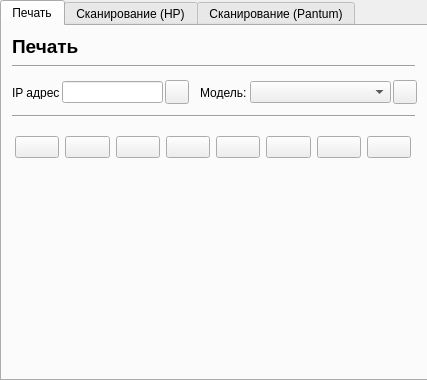
<?xml version="1.0" encoding="UTF-8"?>
<ui version="4.0">
 <class>Window</class>
 <widget class="QMainWindow" name="Window">
  <property name="geometry">
   <rect>
    <x>0</x>
    <y>0</y>
    <width>427</width>
    <height>380</height>
   </rect>
  </property>
  <property name="windowTitle">
   <string>Multi Tools EMIAS</string>
  </property>
  <property name="toolTip">
   <string/>
  </property>
  <widget class="QWidget" name="centralwidget">
   <widget class="QTabWidget" name="Main">
    <property name="geometry">
     <rect>
      <x>0</x>
      <y>0</y>
      <width>431</width>
      <height>381</height>
     </rect>
    </property>
    <property name="cursor">
     <cursorShape>ArrowCursor</cursorShape>
    </property>
    <property name="styleSheet">
     <string notr="true"/>
    </property>
    <property name="tabPosition">
     <enum>QTabWidget::North</enum>
    </property>
    <property name="currentIndex">
     <number>0</number>
    </property>
    <property name="elideMode">
     <enum>Qt::ElideNone</enum>
    </property>
    <widget class="QWidget" name="tab">
     <attribute name="title">
      <string>Печать</string>
     </attribute>
     <widget class="QComboBox" name="combo_model">
      <property name="geometry">
       <rect>
        <x>248</x>
        <y>55</y>
        <width>141</width>
        <height>22</height>
       </rect>
      </property>
      <property name="minimumSize">
       <size>
        <width>141</width>
        <height>0</height>
       </size>
      </property>
      <property name="cursor">
       <cursorShape>PointingHandCursor</cursorShape>
      </property>
      <item>
       <property name="text">
        <string/>
       </property>
      </item>
      <item>
       <property name="text">
        <string>HP LaserJet M501</string>
       </property>
      </item>
      <item>
       <property name="text">
        <string>HP LaserJet M426</string>
       </property>
      </item>
      <item>
       <property name="text">
        <string>HP LaserJet M401</string>
       </property>
      </item>
      <item>
       <property name="text">
        <string>HP LaserJet M425</string>
       </property>
      </item>
     </widget>
     <widget class="QLineEdit" name="lineEdit_ip">
      <property name="geometry">
       <rect>
        <x>60</x>
        <y>55</y>
        <width>101</width>
        <height>22</height>
       </rect>
      </property>
      <property name="text">
       <string/>
      </property>
     </widget>
     <widget class="QLabel" name="lbl_ip">
      <property name="geometry">
       <rect>
        <x>10</x>
        <y>60</y>
        <width>47</width>
        <height>13</height>
       </rect>
      </property>
      <property name="text">
       <string>IP адрес:</string>
      </property>
     </widget>
     <widget class="QLabel" name="lbl_model">
      <property name="geometry">
       <rect>
        <x>198</x>
        <y>60</y>
        <width>47</width>
        <height>13</height>
       </rect>
      </property>
      <property name="text">
       <string>Модель:</string>
      </property>
     </widget>
     <widget class="QPushButton" name="btn_copy">
      <property name="geometry">
       <rect>
        <x>391</x>
        <y>54</y>
        <width>24</width>
        <height>24</height>
       </rect>
      </property>
      <property name="cursor">
       <cursorShape>PointingHandCursor</cursorShape>
      </property>
      <property name="toolTip">
       <string>Копировать в буфер</string>
      </property>
      <property name="text">
       <string/>
      </property>
      <property name="icon">
       <iconset>
        <normaloff>../Dev/multi_tools_emais/icons/copy_icon.png</normaloff>../Dev/multi_tools_emais/icons/copy_icon.png</iconset>
      </property>
     </widget>
     <widget class="Line" name="line_print_2">
      <property name="geometry">
       <rect>
        <x>10</x>
        <y>80</y>
        <width>403</width>
        <height>21</height>
       </rect>
      </property>
      <property name="orientation">
       <enum>Qt::Horizontal</enum>
      </property>
     </widget>
     <widget class="QPushButton" name="btn_clear_ip">
      <property name="geometry">
       <rect>
        <x>163</x>
        <y>54</y>
        <width>24</width>
        <height>24</height>
       </rect>
      </property>
      <property name="cursor">
       <cursorShape>PointingHandCursor</cursorShape>
      </property>
      <property name="toolTip">
       <string>Очистить поле</string>
      </property>
      <property name="text">
       <string/>
      </property>
      <property name="icon">
       <iconset>
        <normaloff>../Dev/multi_tools_emais/icons/delete_icon.png</normaloff>../Dev/multi_tools_emais/icons/delete_icon.png</iconset>
      </property>
     </widget>
     <widget class="QLabel" name="lbl_print">
      <property name="geometry">
       <rect>
        <x>10</x>
        <y>0</y>
        <width>151</width>
        <height>41</height>
       </rect>
      </property>
      <property name="font">
       <font>
        <pointsize>14</pointsize>
       </font>
      </property>
      <property name="text">
       <string>&lt;html&gt;&lt;head/&gt;&lt;body&gt;&lt;p&gt;&lt;span style=&quot; font-weight:600;&quot;&gt;Печать&lt;/span&gt;&lt;/p&gt;&lt;/body&gt;&lt;/html&gt;</string>
      </property>
     </widget>
     <widget class="Line" name="line_print_1">
      <property name="geometry">
       <rect>
        <x>10</x>
        <y>30</y>
        <width>403</width>
        <height>21</height>
       </rect>
      </property>
      <property name="orientation">
       <enum>Qt::Horizontal</enum>
      </property>
     </widget>
     <widget class="QWidget" name="layoutWidget">
      <property name="geometry">
       <rect>
        <x>10</x>
        <y>100</y>
        <width>402</width>
        <height>42</height>
       </rect>
      </property>
      <layout class="QHBoxLayout" name="horizontalLayout_print">
       <property name="leftMargin">
        <number>3</number>
       </property>
       <property name="rightMargin">
        <number>3</number>
       </property>
       <item>
        <widget class="QPushButton" name="btn_clear_spooler">
         <property name="cursor">
          <cursorShape>PointingHandCursor</cursorShape>
         </property>
         <property name="toolTip">
          <string>Очистить очередь печати</string>
         </property>
         <property name="text">
          <string/>
         </property>
         <property name="icon">
          <iconset>
           <normaloff>../Dev/multi_tools_emais/icons/clear_icon.png</normaloff>../Dev/multi_tools_emais/icons/clear_icon.png</iconset>
         </property>
         <property name="iconSize">
          <size>
           <width>32</width>
           <height>32</height>
          </size>
         </property>
        </widget>
       </item>
       <item>
        <widget class="QPushButton" name="btn_test_page">
         <property name="cursor">
          <cursorShape>PointingHandCursor</cursorShape>
         </property>
         <property name="toolTip">
          <string>Тестовая страница</string>
         </property>
         <property name="text">
          <string/>
         </property>
         <property name="icon">
          <iconset>
           <normaloff>../Dev/multi_tools_emais/icons/test_page_icon.png</normaloff>../Dev/multi_tools_emais/icons/test_page_icon.png</iconset>
         </property>
         <property name="iconSize">
          <size>
           <width>32</width>
           <height>32</height>
          </size>
         </property>
        </widget>
       </item>
       <item>
        <widget class="QPushButton" name="btn_del_printer">
         <property name="cursor">
          <cursorShape>PointingHandCursor</cursorShape>
         </property>
         <property name="toolTip">
          <string>Удалить принтер</string>
         </property>
         <property name="accessibleName">
          <string/>
         </property>
         <property name="accessibleDescription">
          <string/>
         </property>
         <property name="text">
          <string/>
         </property>
         <property name="icon">
          <iconset>
           <normaloff>../Dev/multi_tools_emais/icons/delete_printer_icon.png</normaloff>../Dev/multi_tools_emais/icons/delete_printer_icon.png</iconset>
         </property>
         <property name="iconSize">
          <size>
           <width>32</width>
           <height>32</height>
          </size>
         </property>
        </widget>
       </item>
       <item>
        <widget class="QPushButton" name="btn_reboot">
         <property name="cursor">
          <cursorShape>PointingHandCursor</cursorShape>
         </property>
         <property name="toolTip">
          <string>Перезагрузка принтера</string>
         </property>
         <property name="accessibleName">
          <string/>
         </property>
         <property name="accessibleDescription">
          <string/>
         </property>
         <property name="text">
          <string/>
         </property>
         <property name="icon">
          <iconset>
           <normaloff>../Dev/multi_tools_emais/icons/reboot_icon.png</normaloff>../Dev/multi_tools_emais/icons/reboot_icon.png</iconset>
         </property>
         <property name="iconSize">
          <size>
           <width>32</width>
           <height>32</height>
          </size>
         </property>
        </widget>
       </item>
       <item>
        <widget class="QPushButton" name="btn_cups">
         <property name="cursor">
          <cursorShape>PointingHandCursor</cursorShape>
         </property>
         <property name="toolTip">
          <string>Перезагрузить службы CUPS</string>
         </property>
         <property name="accessibleName">
          <string/>
         </property>
         <property name="accessibleDescription">
          <string/>
         </property>
         <property name="text">
          <string/>
         </property>
         <property name="icon">
          <iconset>
           <normaloff>../Dev/multi_tools_emais/icons/cups_icon.png</normaloff>../Dev/multi_tools_emais/icons/cups_icon.png</iconset>
         </property>
         <property name="iconSize">
          <size>
           <width>32</width>
           <height>32</height>
          </size>
         </property>
        </widget>
       </item>
       <item>
        <widget class="QPushButton" name="btn_default">
         <property name="cursor">
          <cursorShape>PointingHandCursor</cursorShape>
         </property>
         <property name="toolTip">
          <string>Сделать принтер по умолчнию</string>
         </property>
         <property name="accessibleName">
          <string/>
         </property>
         <property name="accessibleDescription">
          <string/>
         </property>
         <property name="text">
          <string/>
         </property>
         <property name="icon">
          <iconset>
           <normaloff>../Dev/multi_tools_emais/icons/default_icon.png</normaloff>../Dev/multi_tools_emais/icons/default_icon.png</iconset>
         </property>
         <property name="iconSize">
          <size>
           <width>32</width>
           <height>32</height>
          </size>
         </property>
        </widget>
       </item>
       <item>
        <widget class="QPushButton" name="btn_rename">
         <property name="cursor">
          <cursorShape>PointingHandCursor</cursorShape>
         </property>
         <property name="toolTip">
          <string>Периеименовать hostname АРМ</string>
         </property>
         <property name="accessibleName">
          <string/>
         </property>
         <property name="accessibleDescription">
          <string/>
         </property>
         <property name="text">
          <string/>
         </property>
         <property name="icon">
          <iconset>
           <normaloff>../Dev/multi_tools_emais/icons/rename_icon.png</normaloff>../Dev/multi_tools_emais/icons/rename_icon.png</iconset>
         </property>
         <property name="iconSize">
          <size>
           <width>32</width>
           <height>32</height>
          </size>
         </property>
        </widget>
       </item>
       <item>
        <widget class="QPushButton" name="btn_password">
         <property name="cursor">
          <cursorShape>PointingHandCursor</cursorShape>
         </property>
         <property name="toolTip">
          <string>Пароль (o123456O)</string>
         </property>
         <property name="accessibleName">
          <string/>
         </property>
         <property name="accessibleDescription">
          <string/>
         </property>
         <property name="text">
          <string/>
         </property>
         <property name="icon">
          <iconset>
           <normaloff>../Dev/multi_tools_emais/icons/password_icon.png</normaloff>../Dev/multi_tools_emais/icons/password_icon.png</iconset>
         </property>
         <property name="iconSize">
          <size>
           <width>32</width>
           <height>32</height>
          </size>
         </property>
        </widget>
       </item>
      </layout>
     </widget>
    </widget>
    <widget class="QWidget" name="tab_2">
     <attribute name="title">
      <string>Сканирование (HP)</string>
     </attribute>
     <widget class="QTextEdit" name="textEdit_temp">
      <property name="geometry">
       <rect>
        <x>10</x>
        <y>190</y>
        <width>403</width>
        <height>121</height>
       </rect>
      </property>
     </widget>
     <widget class="QLabel" name="label_scan_hp">
      <property name="geometry">
       <rect>
        <x>10</x>
        <y>0</y>
        <width>151</width>
        <height>41</height>
       </rect>
      </property>
      <property name="font">
       <font>
        <pointsize>14</pointsize>
       </font>
      </property>
      <property name="text">
       <string>&lt;html&gt;&lt;head/&gt;&lt;body&gt;&lt;p&gt;&lt;span style=&quot; font-weight:600;&quot;&gt;Сканирование&lt;/span&gt;&lt;/p&gt;&lt;/body&gt;&lt;/html&gt;</string>
      </property>
     </widget>
     <widget class="Line" name="line_scan_hp">
      <property name="geometry">
       <rect>
        <x>10</x>
        <y>30</y>
        <width>403</width>
        <height>21</height>
       </rect>
      </property>
      <property name="orientation">
       <enum>Qt::Horizontal</enum>
      </property>
     </widget>
     <widget class="QPushButton" name="btn_copy_hostname">
      <property name="geometry">
       <rect>
        <x>297</x>
        <y>110</y>
        <width>24</width>
        <height>24</height>
       </rect>
      </property>
      <property name="cursor">
       <cursorShape>PointingHandCursor</cursorShape>
      </property>
      <property name="toolTip">
       <string>Копировать в буфер</string>
      </property>
      <property name="text">
       <string/>
      </property>
      <property name="icon">
       <iconset>
        <normaloff>../Dev/multi_tools_emais/icons/copy_icon.png</normaloff>../Dev/multi_tools_emais/icons/copy_icon.png</iconset>
      </property>
     </widget>
     <widget class="QPushButton" name="btn_copy_ip">
      <property name="geometry">
       <rect>
        <x>297</x>
        <y>150</y>
        <width>24</width>
        <height>24</height>
       </rect>
      </property>
      <property name="cursor">
       <cursorShape>PointingHandCursor</cursorShape>
      </property>
      <property name="toolTip">
       <string>Копировать в буфер</string>
      </property>
      <property name="text">
       <string/>
      </property>
      <property name="icon">
       <iconset>
        <normaloff>../Dev/multi_tools_emais/icons/copy_icon.png</normaloff>../Dev/multi_tools_emais/icons/copy_icon.png</iconset>
      </property>
     </widget>
     <widget class="QPushButton" name="btn_clear_all">
      <property name="geometry">
       <rect>
        <x>268</x>
        <y>67</y>
        <width>24</width>
        <height>24</height>
       </rect>
      </property>
      <property name="cursor">
       <cursorShape>PointingHandCursor</cursorShape>
      </property>
      <property name="toolTip">
       <string>Очистить поле</string>
      </property>
      <property name="text">
       <string/>
      </property>
      <property name="icon">
       <iconset>
        <normaloff>../Dev/multi_tools_emais/icons/delete_icon.png</normaloff>../Dev/multi_tools_emais/icons/delete_icon.png</iconset>
      </property>
     </widget>
     <widget class="QPushButton" name="btn_clear_hostname">
      <property name="geometry">
       <rect>
        <x>268</x>
        <y>110</y>
        <width>24</width>
        <height>24</height>
       </rect>
      </property>
      <property name="cursor">
       <cursorShape>PointingHandCursor</cursorShape>
      </property>
      <property name="toolTip">
       <string>Очистить поле</string>
      </property>
      <property name="text">
       <string/>
      </property>
      <property name="icon">
       <iconset>
        <normaloff>../Dev/multi_tools_emais/icons/delete_icon.png</normaloff>../Dev/multi_tools_emais/icons/delete_icon.png</iconset>
      </property>
     </widget>
     <widget class="QPushButton" name="btn_clear_ip_scan_hp">
      <property name="geometry">
       <rect>
        <x>268</x>
        <y>150</y>
        <width>24</width>
        <height>24</height>
       </rect>
      </property>
      <property name="cursor">
       <cursorShape>PointingHandCursor</cursorShape>
      </property>
      <property name="toolTip">
       <string>Очистить поле</string>
      </property>
      <property name="text">
       <string/>
      </property>
      <property name="icon">
       <iconset>
        <normaloff>../Dev/multi_tools_emais/icons/delete_icon.png</normaloff>../Dev/multi_tools_emais/icons/delete_icon.png</iconset>
      </property>
     </widget>
     <widget class="QLineEdit" name="lineEdit_ip_arm">
      <property name="geometry">
       <rect>
        <x>11</x>
        <y>150</y>
        <width>251</width>
        <height>22</height>
       </rect>
      </property>
     </widget>
     <widget class="QLineEdit" name="lineEdit_login">
      <property name="geometry">
       <rect>
        <x>11</x>
        <y>67</y>
        <width>251</width>
        <height>22</height>
       </rect>
      </property>
     </widget>
     <widget class="QLabel" name="lbl_hostname">
      <property name="geometry">
       <rect>
        <x>13</x>
        <y>92</y>
        <width>105</width>
        <height>16</height>
       </rect>
      </property>
      <property name="text">
       <string>Имя (hostname) АРМ:</string>
      </property>
     </widget>
     <widget class="QLabel" name="lbl_ip_arm">
      <property name="geometry">
       <rect>
        <x>13</x>
        <y>132</y>
        <width>71</width>
        <height>16</height>
       </rect>
      </property>
      <property name="text">
       <string>IP адрес АРМ:</string>
      </property>
     </widget>
     <widget class="QLabel" name="lbl_login">
      <property name="geometry">
       <rect>
        <x>13</x>
        <y>48</y>
        <width>97</width>
        <height>16</height>
       </rect>
      </property>
      <property name="text">
       <string>Имя пользователя:</string>
      </property>
     </widget>
     <widget class="QLineEdit" name="lineEdit_hostname">
      <property name="geometry">
       <rect>
        <x>11</x>
        <y>110</y>
        <width>251</width>
        <height>22</height>
       </rect>
      </property>
     </widget>
    </widget>
    <widget class="QWidget" name="tab_3">
     <attribute name="title">
      <string>Сканирование (Pantum)</string>
     </attribute>
    </widget>
   </widget>
  </widget>
  <action name="actionExit">
   <property name="text">
    <string>Exit</string>
   </property>
  </action>
 </widget>
 <resources/>
 <connections/>
</ui>
